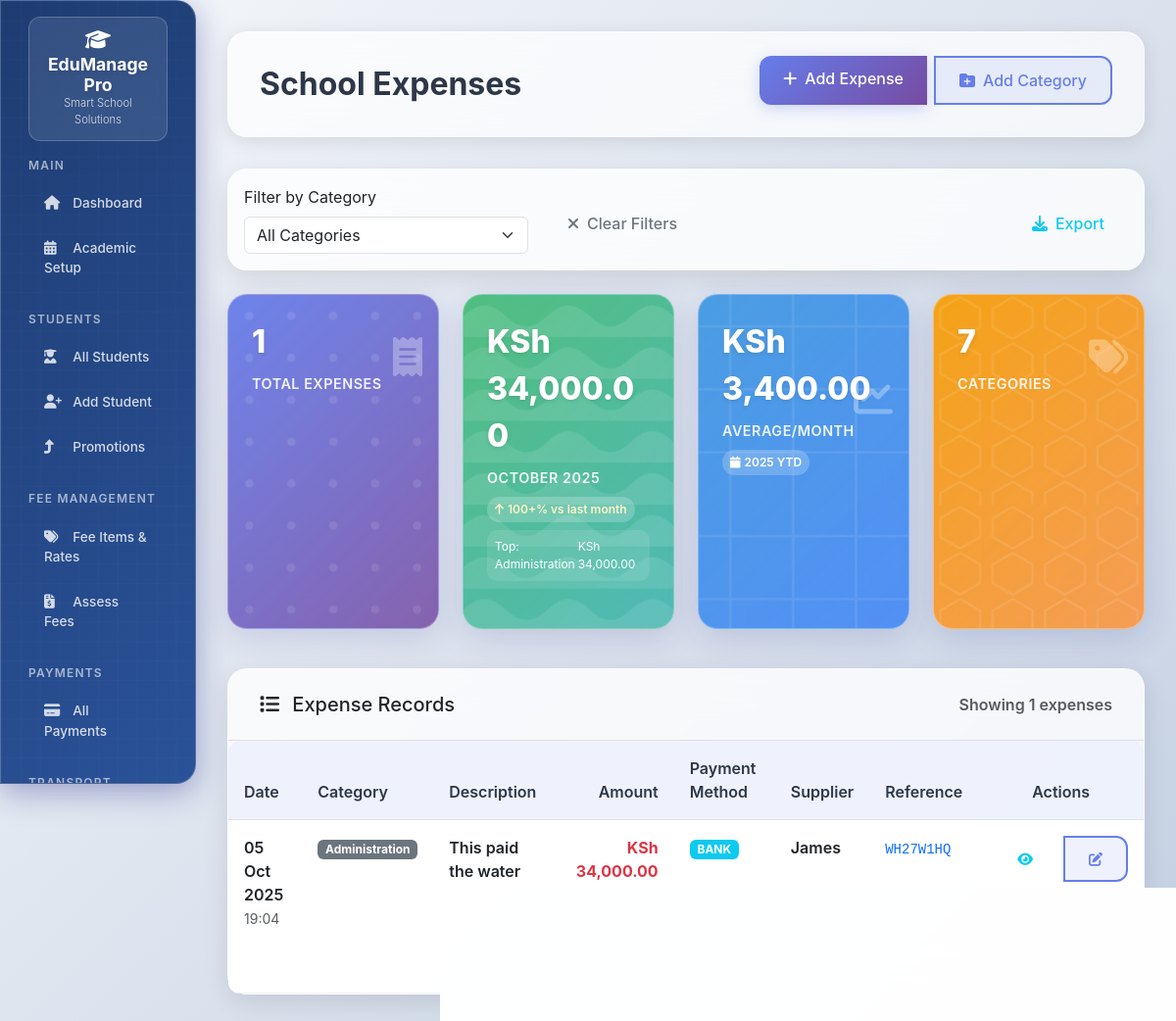
Screenshot of /expenses (signed in) with the database file from the repository.
### models.py (models this page shows, shortened)
class ExpenseCategory(db.Model):
    __tablename__ = "expense_categories"
    id = db.Column(db.Integer, primary_key=True)
    name = db.Column(db.String(100), nullable=False, unique=True)
    code = db.Column(db.String(20), nullable=False, unique=True)
    description = db.Column(db.Text)
    is_active = db.Column(db.Boolean, default=True)

class Expense(db.Model):
    __tablename__ = "expenses"
    id = db.Column(db.Integer, primary_key=True)
    category_id = db.Column(db.Integer, db.ForeignKey("expense_categories.id"), nullable=False)
    description = db.Column(db.Text, nullable=False)
    amount = db.Column(db.Numeric(12, 2), nullable=False)
    expense_date = db.Column(db.Date, default=date.today)
    payment_method = db.Column(db.Enum(PaymentMode))
    reference_number = db.Column(db.String(50))
    supplier_name = db.Column(db.String(200))
    approved_by = db.Column(db.String(100))
    notes = db.Column(db.Text)
    created_by = db.Column(db.Integer, db.ForeignKey("users.id"))
    created_at = db.Column(db.DateTime, default=datetime.utcnow)
    category = db.relationship("ExpenseCategory", backref="expenses")
    creator = db.relationship("User", backref="expenses_created")

### app.py (the view)
@app.route('/expenses')
@login_required
def expense_list():
    from datetime import datetime, timedelta
    from sqlalchemy import func, extract
    page = request.args.get('page', 1, type=int)
    per_page = 20
    category_id = request.args.get('category_id', type=int)
    query = Expense.query
    if category_id:
        query = query.filter_by(category_id=category_id)
    expenses = query.order_by(desc(Expense.expense_date)) \
        .paginate(page=page, per_page=per_page, error_out=False)
    categories = ExpenseCategory.query.filter_by(is_active=True).all()
    current_date = datetime.now()
    current_month = current_date.month
    current_year = current_date.year
    base_query = Expense.query
    if category_id:
        base_query = base_query.filter_by(category_id=category_id)
    this_month_total = base_query.filter(
        extract('month', Expense.expense_date) == current_month,
        extract('year', Expense.expense_date) == current_year
    ).with_entities(func.sum(Expense.amount)).scalar() or 0
    this_year_total = base_query.filter(
        extract('year', Expense.expense_date) == current_year
    ).with_entities(func.sum(Expense.amount)).scalar() or 0
    months_passed = current_month
    average_per_month = this_year_total / months_passed if months_passed > 0 and this_year_total > 0 else 0
    total_expenses = base_query.with_entities(func.sum(Expense.amount)).scalar() or 0
    category_breakdown = db.session.query(
        ExpenseCategory.name,
        ExpenseCategory.code,
        func.sum(Expense.amount).label('total')
    ).join(Expense).filter(
        extract('month', Expense.expense_date) == current_month,
        extract('year', Expense.expense_date) == current_year
    ).group_by(ExpenseCategory.id).all()
    top_category = category_breakdown[0] if category_breakdown else None
    last_month = current_month - 1 if current_month > 1 else 12
    last_month_year = current_year if current_month > 1 else current_year - 1
    last_month_total = base_query.filter(
        extract('month', Expense.expense_date) == last_month,
        extract('year', Expense.expense_date) == last_month_year
    ).with_entities(func.sum(Expense.amount)).scalar() or 0
    if last_month_total > 0:
        month_change_percent = ((float(this_month_total) - float(last_month_total)) / float(last_month_total)) * 100
    else:
        month_change_percent = 100 if this_month_total > 0 else 0
    return render_template('expenses/list.html',
                           expenses=expenses,
                           categories=categories,
                           selected_category=category_id,
                           this_month_total=float(this_month_total),
                           average_per_month=float(average_per_month),
                           total_expenses=float(total_expenses),
                           category_breakdown=category_breakdown,
                           top_category=top_category,
                           month_change_percent=month_change_percent,
                           current_month_name=current_date.strftime('%B'),
                           current_year=current_year)

### Templates/expenses/list.html (shortened to what this page needs)
{% extends "base.html" %}
{% block page_title %}School Expenses{% endblock %}
{% block page_actions %}
<div class="btn-group" role="group">
    <a href="{{ url_for('add_expense') }}" class="btn btn-primary">
        <i class="fas fa-plus me-2"></i>Add Expense
    </a>
    <a href="{{ url_for('add_expense_category') }}" class="btn btn-outline-primary">
        <i class="fas fa-folder-plus me-2"></i>Add Category
    </a>
</div>
{% endblock %}
{% block content %}
<div class="card mb-4">
    <div class="card-body">
        <form method="GET" class="row g-3 align-items-end">
            <div class="col-md-4">
                <label for="category_id" class="form-label">Filter by Category</label>
                <select class="form-select" id="category_id" name="category_id" onchange="this.form.submit()">
                    <option value="">All Categories</option>
                </select>
            </div>
            <div class="col-md-4">
                <button type="button" class="btn btn-outline-secondary" onclick="window.location.href='{{ url_for('expense_list') }}'">
                    <i class="fas fa-times me-2"></i>Clear Filters
                </button>
            </div>
            <div class="col-md-4 text-end">
                <div class="d-flex gap-2 justify-content-end">
                    <button type="button" class="btn btn-outline-info" onclick="exportExpenses()">
                        <i class="fas fa-download me-2"></i>Export
                    </button>
                </div>
            </div>
        </form>
    </div>
</div>
<div class="row mb-4">
    <div class="col-lg-3 col-md-6 mb-3">
        <div class="card expense-card expense-card-total h-100">
            <div class="expense-card-body">
                <span class="expense-metric-value">{{ expenses.total or 0 }}</span>
                <div class="expense-metric-label">Total Expenses</div>
                <i class="fas fa-receipt expense-metric-icon"></i>
            </div>
        </div>
    </div>
    <div class="col-lg-3 col-md-6 mb-3">
        <div class="card expense-card expense-card-month h-100">
            <div class="expense-card-body">
                <span class="expense-metric-value">{{ this_month_total|currency }}</span>
                <div class="expense-metric-label">{{ current_month_name }} {{ current_year }}</div>
                {% if month_change_percent != 0 %}
                    <div class="expense-change-indicator
                         {% if month_change_percent > 0 %}expense-change-positive{% else %}expense-change-negative{% endif %}">
                        <i class="fas fa-arrow-{% if month_change_percent > 0 %}up{% else %}down{% endif %}"></i>
                        {{ month_change_percent|round(1) }}{% if month_change_percent > 0 %}+{% endif %}% vs last month
                    </div>
                {% endif %}
                {% if top_category %}
                    <div class="expense-breakdown">
                        <div class="expense-breakdown-item">
                            <span>Top: {{ top_category.name }}</span>
                            <span>{{ (top_category.total)|currency }}</span>
                        </div>
                    </div>
                {% endif %}
            </div>
        </div>
    </div>
    <div class="col-lg-3 col-md-6 mb-3">
        <div class="card expense-card expense-card-average h-100">
            <div class="expense-card-body">
                <span class="expense-metric-value">{{ average_per_month|currency }}</span>
                <div class="expense-metric-label">Average/Month</div>
                <i class="fas fa-chart-line expense-metric-icon"></i>
                <div class="expense-change-indicator">
                    <i class="fas fa-calendar"></i>
                    {{ current_year }} YTD
                </div>
            </div>
        </div>
    </div>
    <div class="col-lg-3 col-md-6 mb-3">
        <div class="card expense-card expense-card-categories h-100">
            <div class="expense-card-body">
                <span class="expense-metric-value">{{ categories|length }}</span>
                <div class="expense-metric-label">Categories</div>
                <i class="fas fa-tags expense-metric-icon"></i>
            </div>
        </div>
    </div>
</div>
<div class="card">
    <div class="card-header d-flex justify-content-between align-items-center">
        <h5 class="mb-0">
            <i class="fas fa-list me-2"></i>
            Expense Records
        </h5>
        <div class="text-muted">
            {% if expenses.items %}
                Showing {{ expenses.items|length }}
                {% if expenses.has_prev or expenses.has_next %}
                    of {{ expenses.total }} expenses
                {% else %}
                    expenses
                {% endif %}
            {% else %}
                No expenses found
            {% endif %}
        </div>
    </div>
    <div class="card-body p-0">
        {% if expenses.items %}
            <div class="table-responsive">
                <table class="table table-hover mb-0">
                    <thead>
                        <tr>
                            <th>Date</th>
                            <th>Category</th>
                            <th>Description</th>
                            <th class="text-end">Amount</th>
                            <th>Payment Method</th>
                            <th>Supplier</th>
                            <th>Reference</th>
                            <th class="text-center">Actions</th>
                        </tr>
                    </thead>
                    <tbody>
                        {% for expense in expenses.items %}
                            <tr>
                                <td>
                                    <div class="fw-semibold">{{ expense.expense_date.strftime('%d %b %Y') }}</div>
                                    <small class="text-muted">{{ expense.created_at.strftime('%H:%M') }}</small>
                                </td>
                                <td>
                                    <span class="badge bg-secondary">{{ expense.category.name }}</span>
                                </td>
                                <td>
                                    <div class="fw-semibold">{{ expense.description[:50] }}{% if expense.description|length > 50 %}...{% endif %}</div>
                                    {% if expense.approved_by %}
                                        <small class="text-success">
                                            <i class="fas fa-check-circle me-1"></i>Approved by {{ expense.approved_by }}
                                        </small>
                                    {% endif %}
                                </td>
                                <td class="text-end">
                                    <span class="fw-bold text-danger">{{ expense.amount|currency }}</span>
                                </td>
                                <td>
                                    {% if expense.payment_method %}
                                        <span class="badge bg-info">{{ expense.payment_method.value }}</span>
                                    {% else %}
                                        <span class="text-muted">-</span>
                                    {% endif %}
                                </td>
                                <td>
                                    {% if expense.supplier_name %}
                                        <div class="fw-semibold">{{ expense.supplier_name[:20] }}{% if expense.supplier_name|length > 20 %}...{% endif %}</div>
                                    {% else %}
                                        <span class="text-muted">-</span>
                                    {% endif %}
                                </td>
                                <td>
                                    {% if expense.reference_number %}
                                        <code class="text-primary">{{ expense.reference_number }}</code>
                                    {% else %}
                                        <span class="text-muted">-</span>
                                    {% endif %}
                                </td>
                                <td class="text-center">
                                    <div class="btn-group" role="group">
                                        <button type="button" class="btn btn-sm btn-outline-info"
                                                onclick="viewExpenseDetails({{ expense.id }})"
                                                title="View Details">
                                            <i class="fas fa-eye"></i>
                                        </button>
                                        <button type="button" class="btn btn-sm btn-outline-primary"
                                                onclick="editExpense({{ expense.id }})"
                                                title="Edit">
                                            <i class="fas fa-edit"></i>
                                        </button>
                                    </div>
                                </td>
                            </tr>
                        {% endfor %}
                    </tbody>
                </table>
            </div>
        {% endif %}
    </div>
</div>
{% endblock %}

### rows the page displays
ExpenseCategory: name "Administration"
Expense: expense_date "05 Oct 2025", created_at "19:04", category.name "Administration", description "This paid the water truck", amount "KSh 34,000.00", payment_method.value "BANK", supplier_name "James", reference_number "WH27W1HQ"

### other values shown
{{ expenses.total or 0 }} "1"
{{ this_month_total|currency }} "KSh 34,000.00"
{{ month_change_percent|round(1) }} "100"
{{ (top_category.total)|currency }} "KSh 34,000.00"
{{ average_per_month|currency }} "KSh 3,400.00"
{{ categories|length }} "7"
{{ expenses.items|length }} "1"
